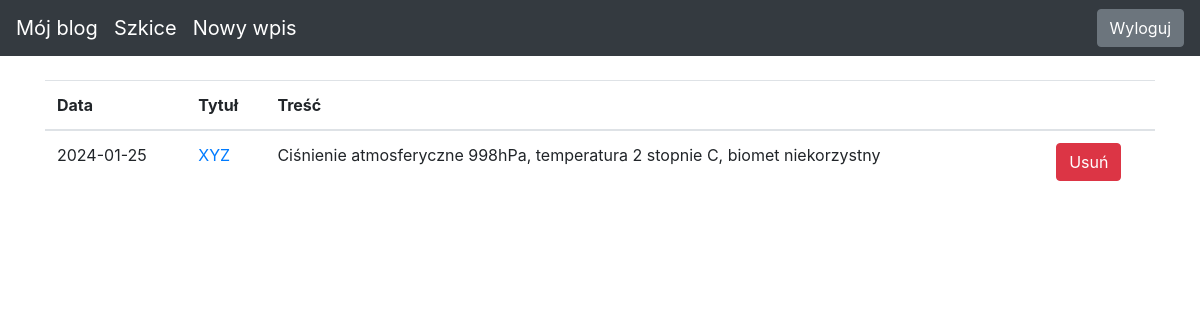
The page /drafts/ (signed in) on the database as committed earlier.
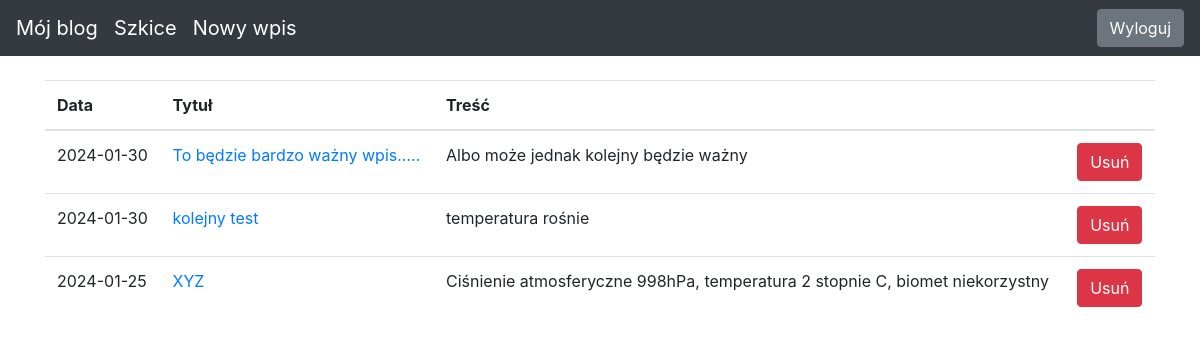
The same page on the database as committed later.
### blog/models.py (models this page shows)
class Entry(db.Model):
    id = db.Column(db.Integer, primary_key=True)
    title = db.Column(db.String(80), nullable=False)
    body = db.Column(db.Text, nullable=False)
    pub_date = db.Column(db.DateTime, nullable=False,
                         default=datetime.datetime.utcnow)
    is_published = db.Column(db.Boolean, default=False)

### blog/routes.py (the view)
@app.route("/drafts/", methods=['GET'])
@login_required
def list_drafts():
    drafts = Entry.query.filter_by(is_published=False)\
        .order_by(Entry.pub_date.desc())
    return render_template("drafts.html", drafts=drafts)

### blog/routes.py (called while the page is built)
def login_required(view_func):
    @functools.wraps(view_func)
    def check_permissions(*args, **kwargs):
        if session.get('logged_in'):
            return view_func(*args, **kwargs)
        return redirect(url_for('login', next=request.path))
    return check_permissions

### blog/templates/drafts.html
{% extends "base.html" %}
{% block content %}
<table class="table">
    <thead>
        <tr>
            <th scope="col">Data</th>
            <th scope="col">Tytuł</th>
            <th scope="col">Treść</th>
            <th scope="col"></th>
        </tr>
    </thead>
    <tbody>
        {% for post in drafts %}
        <tr>
            <td>
                {{ post.pub_date.strftime('%Y-%m-%d') }}
            </td>
            <td>
                <a href="{{ url_for('post', entry_id=post.id) }}">
                    {{ post.title }}
                </a>
            </td>
            <td>{{ post.body|truncate(100, true) }}</td>
            <td>
                <form action="{{ url_for('delete_entry', entry_id=post.id) }}" method="post">
                    <button type="submit" class="btn btn-danger" onclick="return confirm('Czy na pewno chcesz usunąć ten wpis?');">
                        Usuń
                    </button>
                </form>
            </td>
        </tr>
        {% endfor %}
    </tbody>
</table>
{% endblock %}

### blog/templates/base.html (shortened to what this page needs)
<!doctype html>
<html lang="en">
<head>
    <link rel="stylesheet" href="https://stackpath.bootstrapcdn.com/bootstrap/4.5.0/css/bootstrap.min.css"
>
</head>
<body>
    <nav class="navbar navbar-expand-md navbar-dark bg-dark fixed-top">
        <a class="navbar-brand" href="/">Mój blog</a>
        <a class="navbar-brand" href="/drafts/">Szkice</a>
        <a class="navbar-brand" href="/post/">Nowy wpis</a>
        <div class="collapse navbar-collapse" id="navbarsExampleDefault">
            {% if session.logged_in %}
                <form class="form-inline my-2 my-lg-0" action="{{ url_for('logout') }}" method="POST">
                    <button class="btn btn-secondary my-2 my-sm-0" type="submit">Wyloguj</button>
                </form>
            {% else %}
                <a href="{{ url_for('login') }}" class="btn btn-secondary my-2 my-lg-0">Zaloguj</a>
            {% endif %}
        </div>
    </nav>
<main role="main" class="container">
    {% block content %}
    {% endblock %}
</main>
</html>

### blog/templates/base.html (style rules this page uses)
body { padding-top: 5rem; }

Rows that differ between the two databases and show on the page:
added Entry: pub_date "2024-01-30", title "To będzie bardzo ważny wpis.....", body "Albo może jednak kolejny będzie ważny"
added Entry: pub_date "2024-01-30", title "kolejny test", body "temperatura rośnie"
